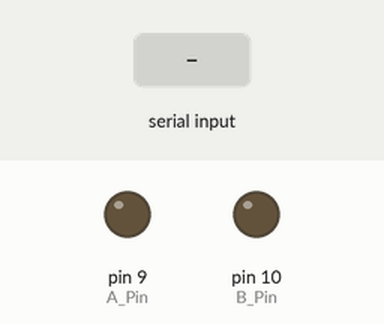
The sketch below on a simulated Arduino Uno, built with avr-gcc and run on an emulated ATmega328P. Shown: output pins drawn as LEDs (lit = HIGH). The inputs (shaded band) are chosen by the test bench.

Above: at 1.2 s.
1.3 s: "A90\n" received over Serial
At 2.5 s:
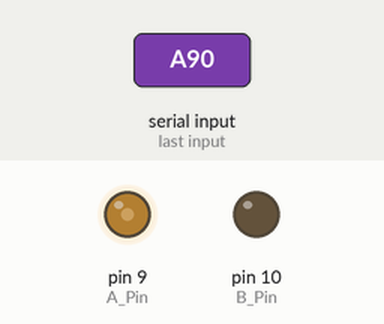
2.8 s: "A,45\n" received over Serial
At 3.9 s:
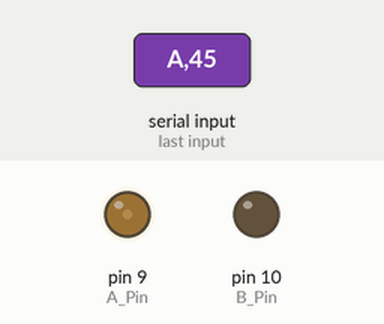
Timing chart, 0 to 5.8 s (numbered marks = the images above; inputs shaded):
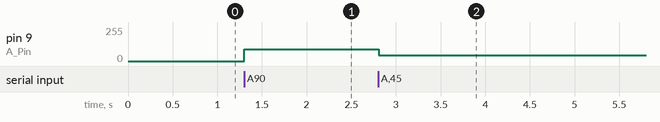

The sketch:

fan.ino
```cpp
//by lin
//接线:
int A_Pin = 9;
int B_Pin = 10;

int A_value = 0;
int B_value = 0;


void setup() {


  pinMode(A_Pin, OUTPUT);
  pinMode(B_Pin, OUTPUT);


  Serial.begin(9600);
}

void loop() {


  if (Serial.available()) {

    if (Serial.read() == 'A') A_value = Serial.parseInt();
  }
  analogWrite(A_Pin, A_value);
  delay(10);

}
```

Measured:
- after the input at 1.3 s, pin 9 (A_Pin): 0/255 → 90/255 at once
- after the input at 2.8 s, pin 9 (A_Pin): 90/255 → 45/255 at once
